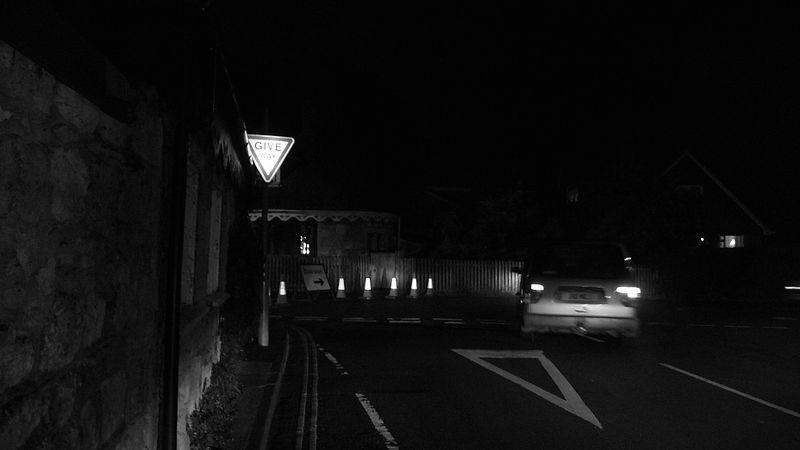
#> input picture Nighttime Road Contrast Enhancement python version/Resources/dark_road_1.jpg, 800 x 450 px
$ python NightRoad_Adapthisteq.py
#> lines starting #> are read from the running program, lines starting #| are printed output that depends on the picture
### Nighttime Road Contrast Enhancement python version/src/AdaptHisteq.py
'''
@program: AdaptHisteq.py

@description:

@author: doubleZ

@create: 2019/11/19
'''
import numpy as np
import cv2


def adapthisteq(I, cliplimit=2.0, tilegridsize=(8,8)):
    '''
    @description: 对原图进行自适应直方图均衡化

    @params I: 原图
    @params cliplimit: 指定直方图均衡化的限幅(默认为2.0)
    @params tilegridsize: 指定自适应直方图均衡化的瓦片大小(默认为8*8的瓦片)

    @return : 自适应直方图均衡化后的图像
    '''


    # 进行正规化
    I_max = np.amax(I)
    I_min = np.amin(I)
    I_img = ((I - I_min) / (I_max - I_min)) * 255
    I_img = I_img.astype('uint8')

    clahe = cv2.createCLAHE(clipLimit=cliplimit, tileGridSize=tilegridsize)
    J = clahe.apply(I)

    return J

### Nighttime Road Contrast Enhancement python version/src/NightRoad_Adapthisteq.py
'''
@program: NightRoad_Adapthisteq.py

@description: 使用自适应直方图均衡化对夜间监控摄像头图像进行增强.

@author: doubleZ

@create: 2019/11/19
'''

import matplotlib.pyplot as plt         # plt 用于显示图片
import matplotlib.image as mpimg        # mpimg 用于读取图片
from src.AdaptHisteq import adapthisteq

def main():
    dir_name = '../Resources/'
    imgs_name = ['dark_road_1.jpg', 'dark_road_2.jpg', 'dark_road_3.jpg']

    cliplimit, tilegridsize = 2.0, (8, 8)

    for img_name in imgs_name:
        I = mpimg.imread(dir_name + img_name)
#> I is the input picture: shape (450, 800); min 0, max 255, mean 14.6

        J = adapthisteq(I)
#> in adapthisteq, `I_max = np.amax(I)`: I_max = 255
#> in adapthisteq, `I_min = np.amin(I)`: I_min = 0
#> in adapthisteq, `J = clahe.apply(I)`:
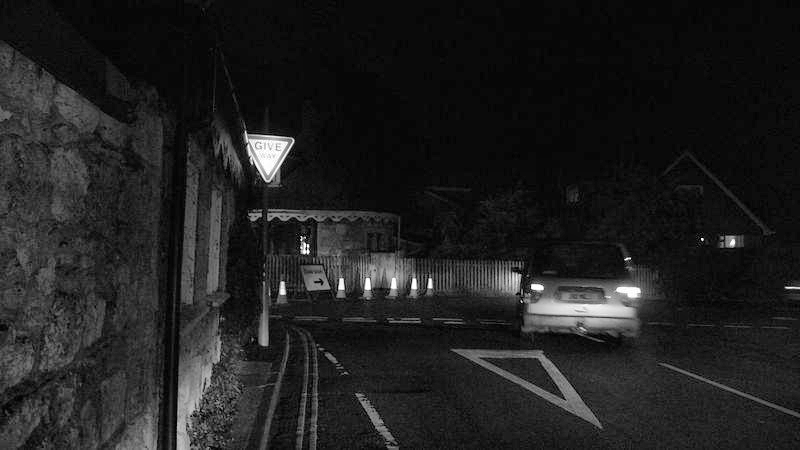
#> J: shape (450, 800); min 1, max 255, mean 32.1


        plt.figure()
        plt.imshow(I, cmap='Greys_r')

        plt.figure()
        plt.imshow(J, cmap='Greys_r')

        I_arr = I.flatten()
        plt.figure()
        n, bins, patches = plt.hist(I_arr, bins=256, density=1, edgecolor='None', facecolor='blue')
#> n = 256 values, max 0.201 at index 3, min 1.39e-05 at index 210, mean 0.00392; bins = 257 values from 0 to 255; patches = 256 items
        plt.show()
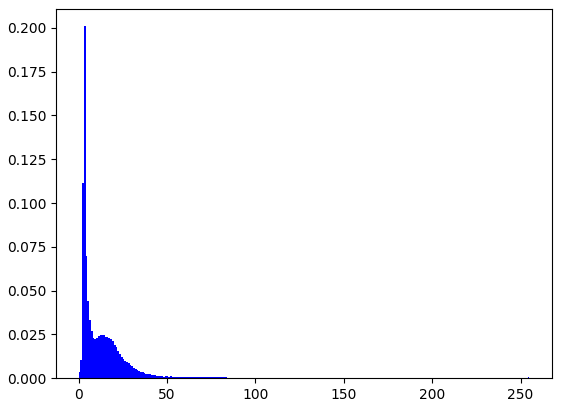
#> figure drawn by matplotlib, 1 panel; tallest bar 0.201 high, from x = 2.99 to 3.98
        J_arr = J.flatten()
        plt.figure()
        n, bins, patches = plt.hist(J_arr, bins=256, density=1, edgecolor='None', facecolor='blue')
#> n = 256 values, max 0.169 at index 9, min 0 at index 127, mean 0.00394; bins = 257 values from 1 to 255
        plt.show()
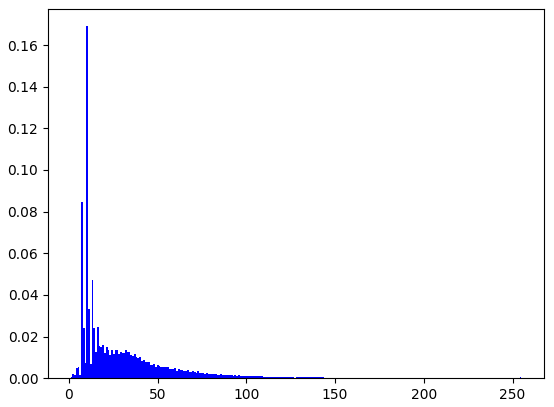
#> figure drawn by matplotlib, 1 panel; tallest bar 0.169 high, from x = 9.93 to 10.92
#> pass 2 of the loop in main, `for img_name in imgs_name:`:
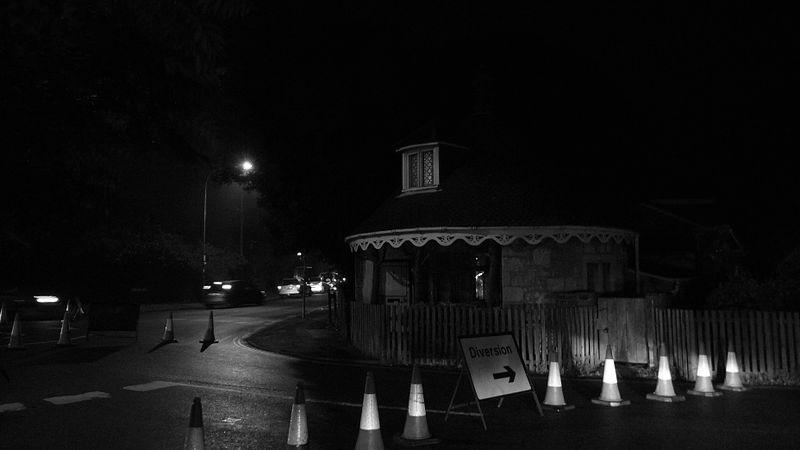
#> input picture Nighttime Road Contrast Enhancement python version/Resources/dark_road_2.jpg, 800 x 450 px
#> in main, I is the input picture: shape (450, 800); min 0, max 255, mean 16.8
#> in adapthisteq (call 2), `J = clahe.apply(I)`:
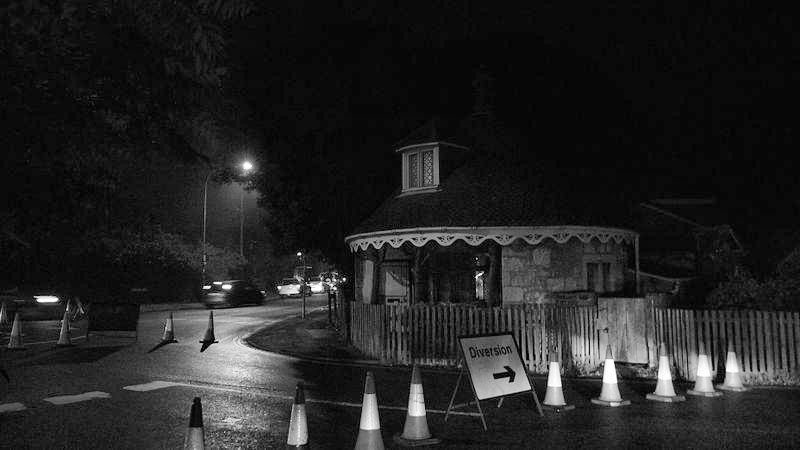
#> J: shape (450, 800); min 0, max 255, mean 34.9
#> in main, `n, bins, patches = plt.hist(I_arr, bins=256, density=1, edgecolor='Non..`: n = 256 values, max 0.191 at index 3, min 3.07e-05 at index 235, mean 0.00392; bins = 257 values from 0 to 255
#> in main, `n, bins, patches = plt.hist(J_arr, bins=256, density=1, edgecolor='Non..`: n = 256 values, max 0.133 at index 10, min 2.79e-06 at index 0, mean 0.00392
#> in main, `plt.show()`:
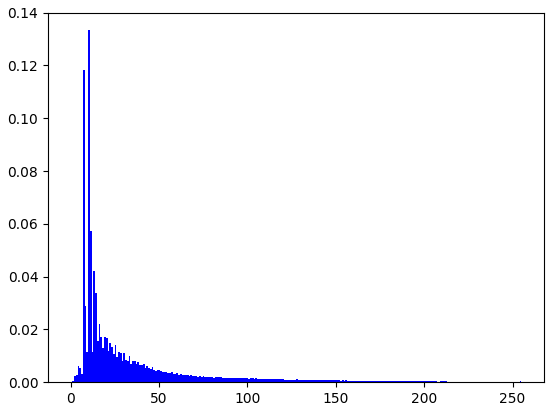
#> figure drawn by matplotlib, 1 panel; tallest bar 0.133 high, from x = 9.96 to 10.96
#> pass 3 of the loop in main, `for img_name in imgs_name:`:
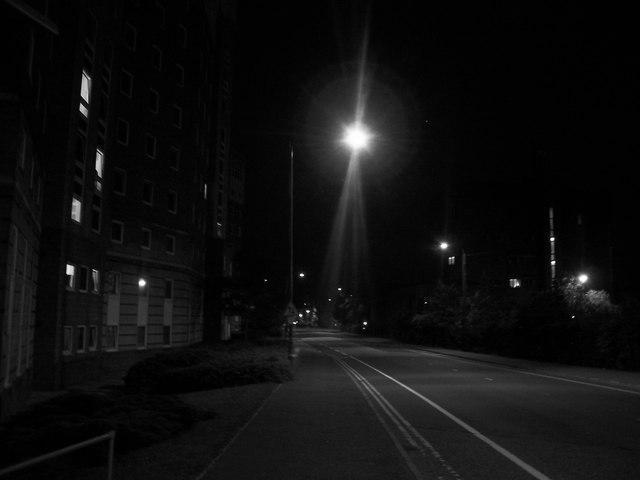
#> input picture Nighttime Road Contrast Enhancement python version/Resources/dark_road_3.jpg, 640 x 480 px
#> in main, I is the input picture: shape (480, 640); min 0, max 255, mean 15.2
#> I_img: shape (480, 640) float64
#> in adapthisteq (call 3), `J = clahe.apply(I)`:
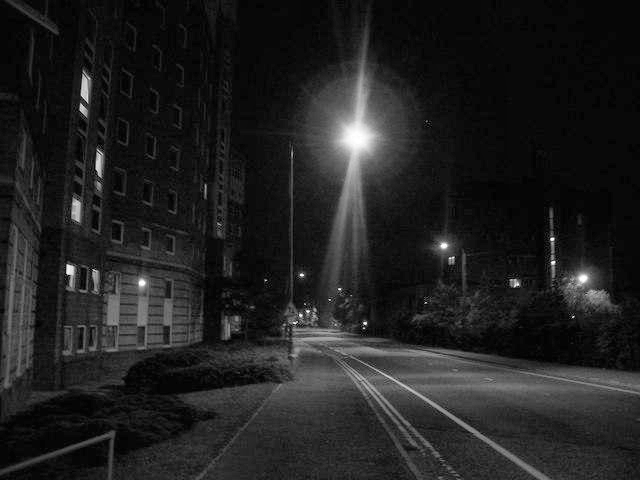
#> J: shape (480, 640); min 1, max 255, mean 32.9
#> in main, `n, bins, patches = plt.hist(I_arr, bins=256, density=1, edgecolor='Non..`: n = 256 values, max 0.152 at index 2, min 1.31e-05 at index 231, mean 0.00392
#> in main, `n, bins, patches = plt.hist(J_arr, bins=256, density=1, edgecolor='Non..`: n = 256 values, max 0.088 at index 8, min 0 at index 127, mean 0.00394; bins = 257 values from 1 to 255
#> in main, `plt.show()`:
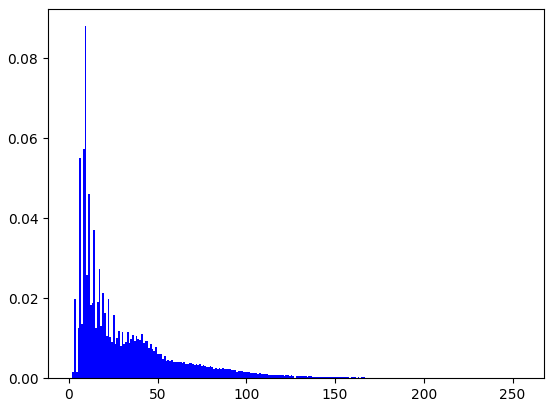
#> figure drawn by matplotlib, 1 panel; tallest bar 0.088 high, from x = 8.94 to 9.93


    plt.show()


if __name__ == '__main__':
    main()
